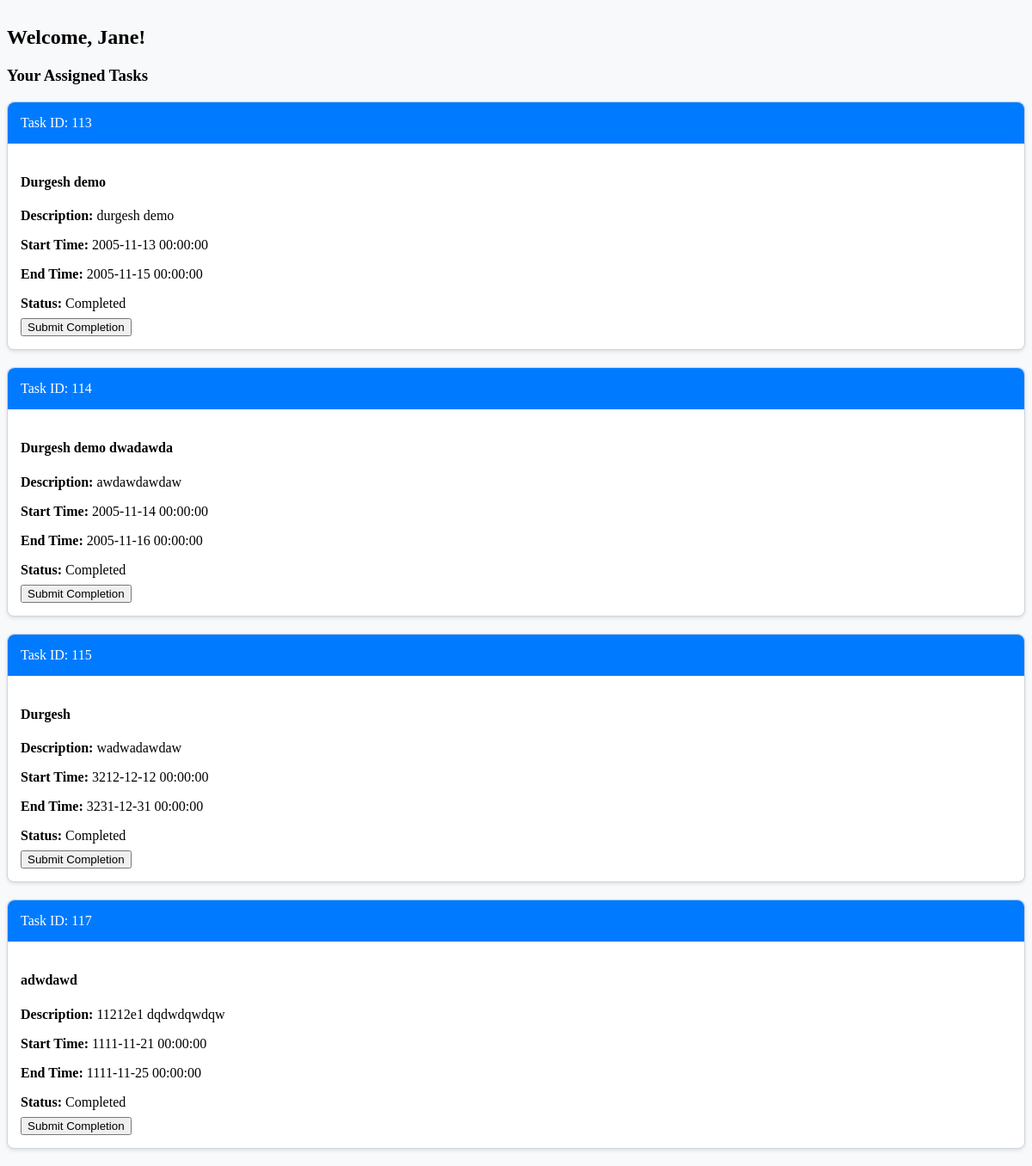
Page /employee/employee_tasks.php (signed in) on the committed database.
### tables this page shows
CREATE TABLE `employee` (
  `id` int NOT NULL,
  `firstname` varchar(50) NOT NULL,
  `lastname` varchar(50) NOT NULL,
  `email` varchar(100) NOT NULL,
  `PASSWORD` varchar(255) DEFAULT '$2y$10$92IXUNpkjO0rOQ5byMi.Ye4oKoEa3Ro9llC/.og/at2.uheWG/igi',
  `salary` decimal(10,2) DEFAULT NULL,
  `department` varchar(100) DEFAULT NULL,
  `mobile` varchar(15) DEFAULT NULL,
  `country` varchar(50) DEFAULT NULL,
  `state` varchar(50) DEFAULT NULL,
  `city` varchar(50) DEFAULT NULL,
  `date_of_birth` date DEFAULT NULL,
  `date_of_joining` date DEFAULT NULL,
  `address` text,
  `photo` varchar(255) DEFAULT NULL,
  `role` varchar(255) DEFAULT 'employee',
  `gender` varchar(10) DEFAULT NULL
);

CREATE TABLE `tasks` (
  `TaskID` int NOT NULL,
  `Title` varchar(255) NOT NULL,
  `TaskDescription` text,
  `AssignedTo` varchar(255) DEFAULT NULL,
  `StartTime` datetime DEFAULT NULL,
  `EndTime` datetime DEFAULT NULL,
  `Status` enum('Not Started','In Progress','Completed') DEFAULT 'Not Started',
  `employee_id` int DEFAULT NULL
);

### employee/employee_tasks.php (the view, shortened to what this page needs)
<?php
$servername = "localhost";
$username = "root";
$password = "";
$dbname = "my_database";
$conn = mysqli_connect($servername, $username, $password, $dbname);
$empemail = $_SESSION['email'];
$sql_employee = "SELECT id, firstname FROM employee WHERE email = ?";
$stmt_employee = mysqli_prepare($conn, $sql_employee);
mysqli_stmt_bind_param($stmt_employee, "s", $empemail);
mysqli_stmt_execute($stmt_employee);
$result_employee = mysqli_stmt_get_result($stmt_employee);
$employee = mysqli_fetch_assoc($result_employee);
?>
<!DOCTYPE html>
<html lang="en">
<head>
</head>
<body>
    <div class="container">
        <?php if ($employee): ?>
            <h2 class="mb-4">Welcome, <?php echo htmlspecialchars($employee['firstname']); ?>!</h2>
            <h3>Your Assigned Tasks</h3>
            <?php
            $sql_tasks = "SELECT * FROM tasks WHERE employee_id = ?";
            $stmt_tasks = mysqli_prepare($conn, $sql_tasks);
            mysqli_stmt_bind_param($stmt_tasks, "i", $employee['id']);
            mysqli_stmt_execute($stmt_tasks);
            $result_tasks = mysqli_stmt_get_result($stmt_tasks);
            if (mysqli_num_rows($result_tasks) > 0):
                while ($row_tasks = mysqli_fetch_assoc($result_tasks)):
            ?>
                    <div class="task-card">
                        <div class="task-card-header">
                            Task ID: <?php echo htmlspecialchars($row_tasks["TaskID"]); ?>
                        </div>
                        <div class="task-card-body">
                            <div class="task-details">
                                <h4><?php echo htmlspecialchars($row_tasks["Title"]); ?></h4>
                                <p><strong>Description:</strong> <?php echo htmlspecialchars($row_tasks["TaskDescription"]); ?></p>
                                <p><strong>Start Time:</strong> <?php echo htmlspecialchars($row_tasks["StartTime"]); ?></p>
                                <p><strong>End Time:</strong> <?php echo htmlspecialchars($row_tasks["EndTime"]); ?></p>
                                <p><strong>Status:</strong> <?php echo htmlspecialchars($row_tasks["Status"]); ?></p>
                            </div>
                            <div class="task-actions">
                                <button class="btn btn-primary btn-sm" onclick="$('#content').load('submit_request.php?task_id=<?php echo htmlspecialchars($row_tasks["TaskID"]); ?>');">
                                    <i class="fas fa-check-circle me-1"></i> Submit Completion
                                </button>
                            </div>
                        </div>
                    </div>
                <?php
                endwhile;
            else:
                ?>
                <div class="alert alert-info" role="alert">
                    You have no tasks assigned at the moment.
                </div>
            <?php endif; ?>
        <?php else: ?>
            <div class="alert alert-danger" role="alert">
                Employee not found.
            </div>
        <?php endif; ?>
    </div>
</body>
</html>

### employee/employee_tasks.php (style rules this page uses)
body { background-color: #f8f9fa; }
.container { margin-top: 30px; }
.task-card { border: 1px solid #ced4da; border-radius: 8px; margin-bottom: 20px; box-shadow: 0 2px 4px rgba(0, 0, 0, 0.1); background-color: #fff; }
.task-card-header { background-color: #007bff; color: white; padding: 15px; border-top-left-radius: 8px; border-top-right-radius: 8px; }
.task-card-body { padding: 15px; }
.task-details p { margin-bottom: 8px; }

### rows in the picture
employee: firstname "Jane"
tasks: TaskID "113", Title "Durgesh demo", TaskDescription "durgesh demo", StartTime "2005-11-13 00:00:00", EndTime "2005-11-15 00:00:00", Status "Completed"
tasks: TaskID "114", Title "Durgesh demo dwadawda", TaskDescription "awdawdawdaw", StartTime "2005-11-14 00:00:00", EndTime "2005-11-16 00:00:00", Status "Completed"
tasks: TaskID "115", Title "Durgesh", TaskDescription "wadwadawdaw", StartTime "3212-12-12 00:00:00", EndTime "3231-12-31 00:00:00", Status "Completed"
tasks: TaskID "117", Title "adwdawd", TaskDescription "11212e1 dqdwdqwdqw", StartTime "1111-11-21 00:00:00", EndTime "1111-11-25 00:00:00", Status "Completed"
